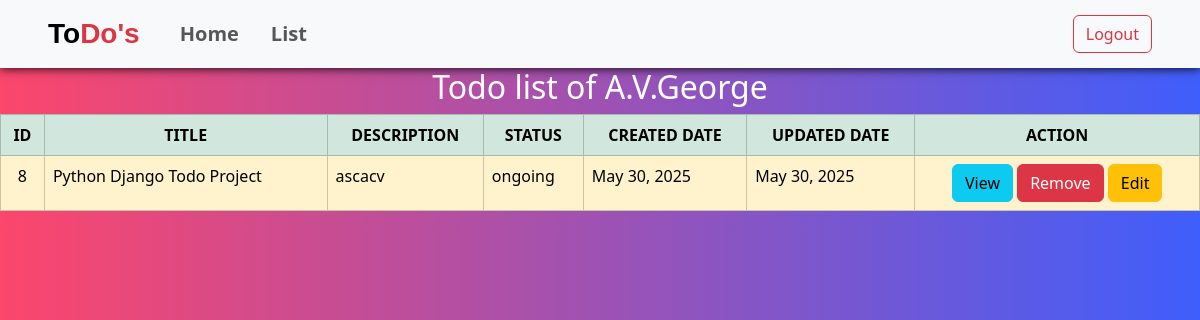
Screenshot of /todo/list/ (signed in) with the database file from the repository.
### Todoapp/models.py (models this page shows, shortened)
class Todo(models.Model):
    title = models.CharField(max_length=60)
    description = models.TextField()
    options  = {
    'pending' : 'pending',
    'completed' : 'completed',
    'ongoing' : 'ongoing'
    }
    status = models.CharField(max_length=50,choices=options)
    created_date = models.DateField(auto_now_add=True)
    updated_date=models.DateField(auto_now=True)
    user = models.ForeignKey(User,on_delete=models.CASCADE)

### Todoapp/views.py (the view)
# urls.py: path('todo/list/',views.TodoListView.as_view(), name='todo-list'),
class TodoListView(View):
    def get (self,request,*args,**kwargs):
        data=Todo.objects.filter(user=request.user)# the list will be displayed only for login user's todo
        return render (request,'todo_list.html',{'data':data})

### Todoapp/templates/todo_list.html (shortened to what this page needs)
{%extends 'base.html'%}
{%block main_block%}
<h2 style="text-align: center; color: white;">Todo list of {{request.user}}</h2>
    <table class="table table-bordered bg-dark text-white">
        <tr class="table-success">
            <th>ID</th>
            <th>TITLE</th>
            <th>DESCRIPTION</th>
            <th>STATUS</th>
            <th>CREATED DATE</th>
            <th>UPDATED DATE</th>
            <th>ACTION</th>
        </tr>
        {%for i in data%}
        <tr class="table-warning">
            <td class="td-1">{{i.id}}</td>
            <td>{{i.title}}</td>
            <td>{{i.description}}</td>
            <td>{{i.status}}</td>
            <td>{{i.created_date}}</td>
            <td>{{i.updated_date}}</td>
            <td class="td-1">
                <button type="button" class="btn btn-info"><a class="nav-link" href="{%url 'todo-detail' i.id%}">View</a></button>
                <button type="button" class="btn btn-danger"><a class="nav-link" href="{%url 'todo-delete' i.id%}">Remove</a></button>
                <button type="button" class="btn btn-warning"><a class="nav-link" href="{%url 'todo-edit' i.id%}">Edit</a></button>
            </td>
        </tr>
        {%endfor%}
    </table>
{%endblock%}

### Todoapp/templates/todo_list.html (style rules this page uses)
table { border-color: #FFFFFF; color: #FFFFFF; }
th { text-align: center; }
.td-1 { text-align: center; }

### Todoapp/templates/base.html (style rules this page uses)
body { background: linear-gradient(90deg, #FC466B 0%, #3F5EFB 100%) }

### rows the page displays
Todo: id "8", title "Python Django Todo Project", description "ascacv", status "ongoing", created_date "May 30, 2025", updated_date "May 30, 2025"

### other values shown
{{ request.user }} "A.V.George"
